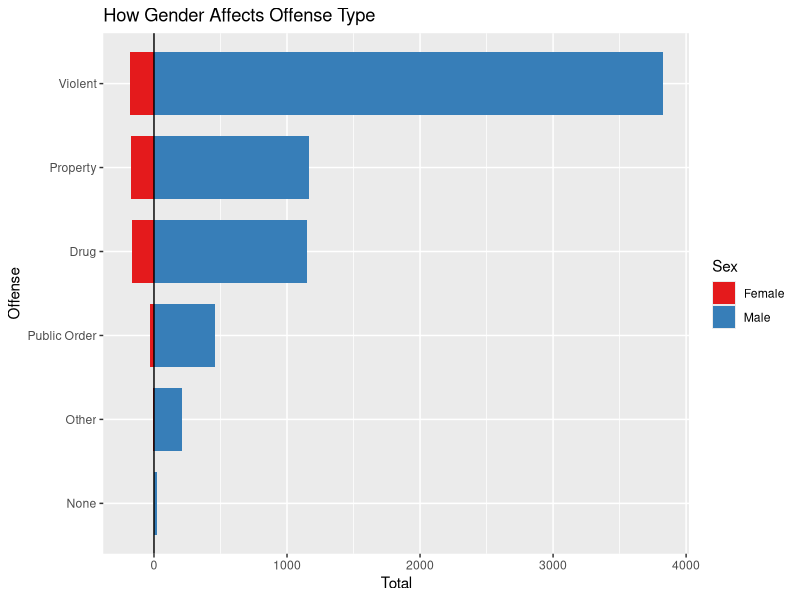
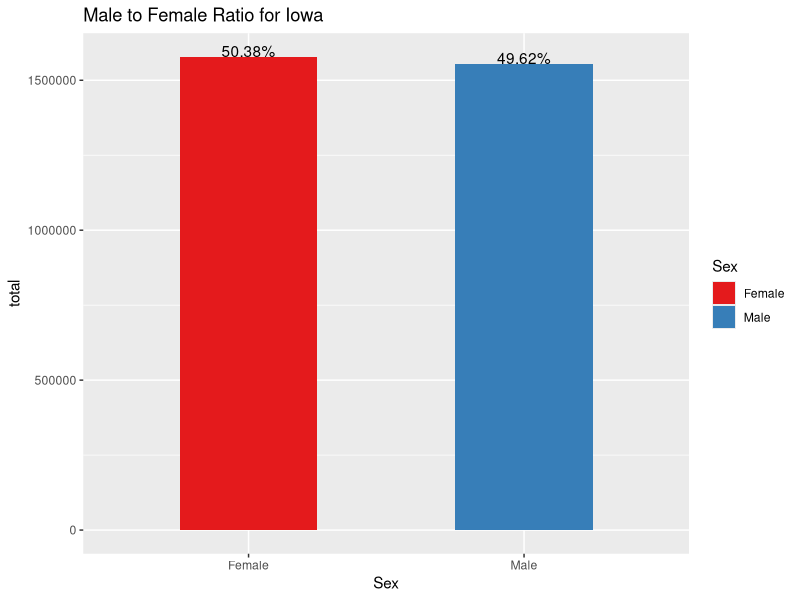
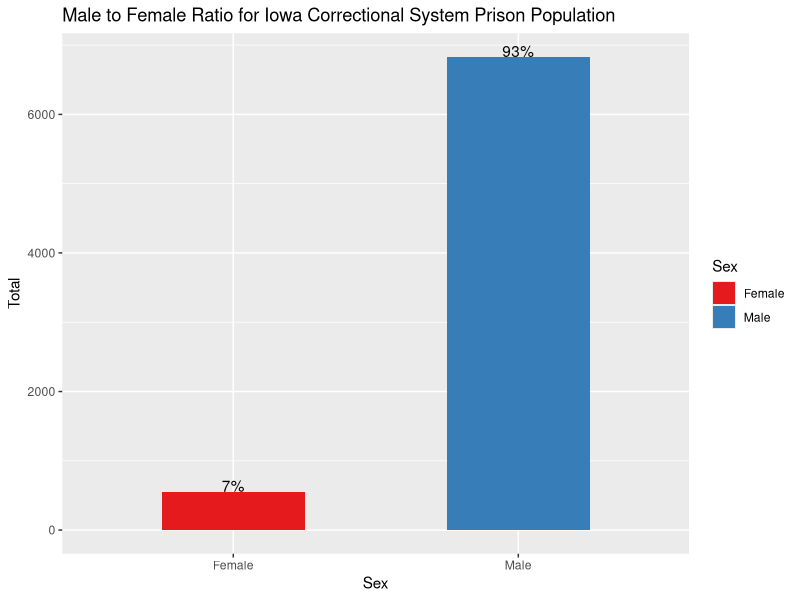
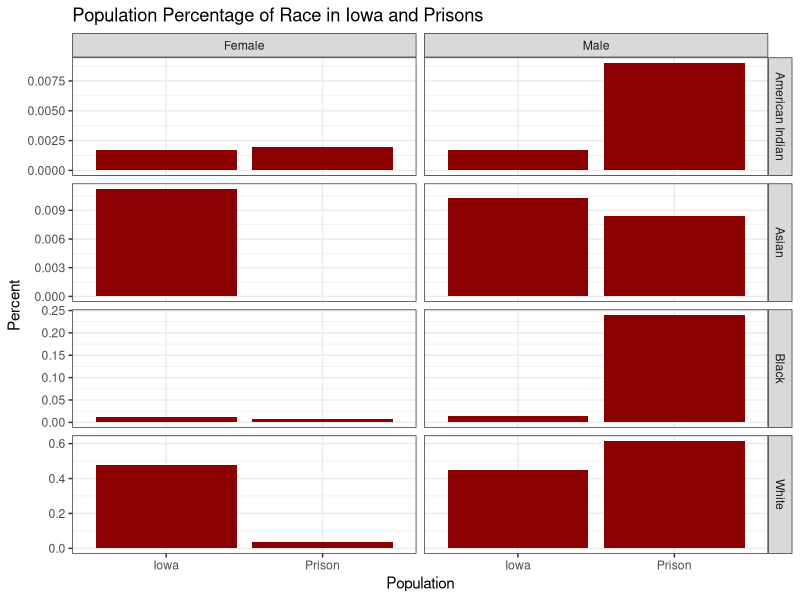
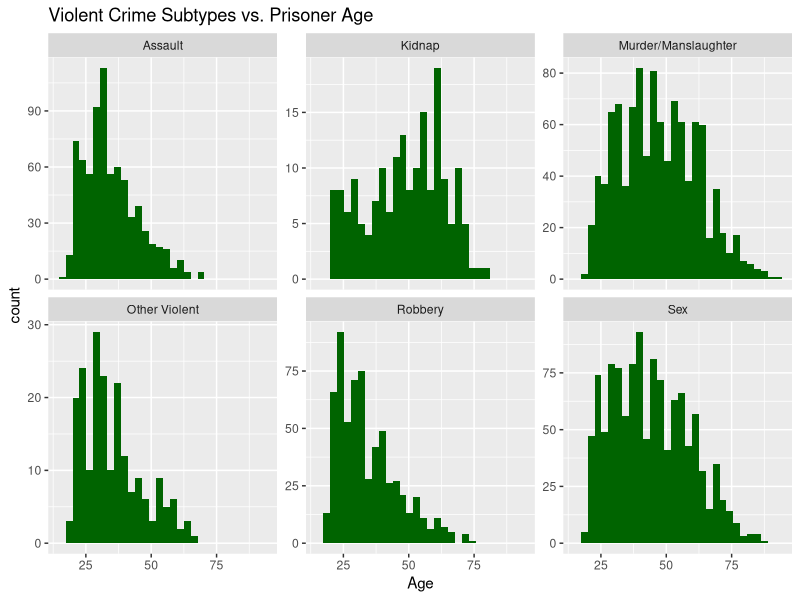
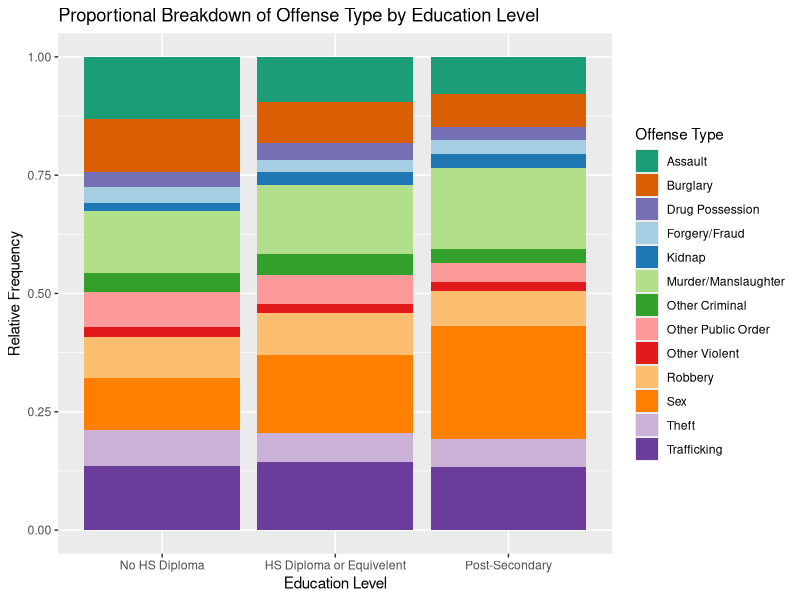
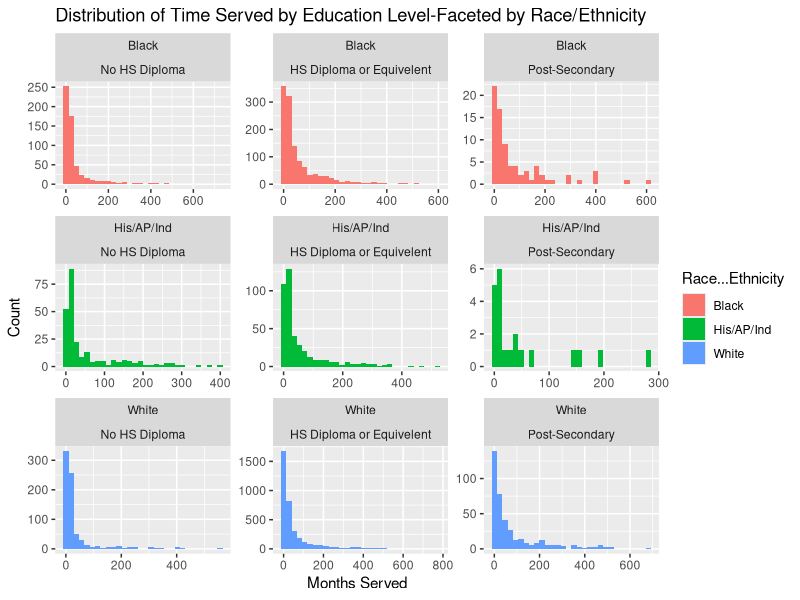
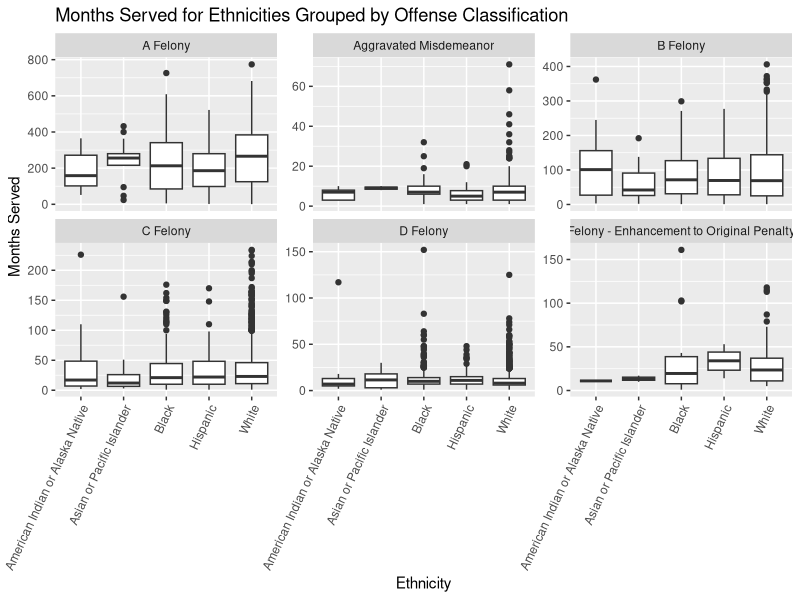

Source code (R) for these figures, in order:
## ---- chunk 1
knitr::opts_chunk$set(echo = TRUE)
## ---- chunk 2
library(dplyr)
library(lubridate)
library(tidyverse)
library(RColorBrewer)
library(ggrepel)
library(scales)
data <- readr::read_csv('Current_Iowa_Correctional_System_Prison_Population.csv')
## ---- chunk 3
offenses <- data%>%
  group_by(`Offense Type`, Sex)%>%
  summarise(Total = n(), .groups = 'drop')
offenses <- offenses %>%
  mutate(Total = ifelse(Sex == "Male",Total,-1*Total))
breaks_values <- pretty(offenses$Total)
ggplot(data = offenses, aes(x=reorder(`Offense Type`, Total), y = Total, fill=Sex))+
  geom_bar(stat = "identity", width = 0.75)+
  coord_flip()+
  scale_y_continuous(breaks = breaks_values, labels = abs(breaks_values))+ 
  scale_fill_brewer(palette = "Set1")+
  geom_hline(yintercept = 0)+
  ggtitle("How Gender Affects Offense Type")+
  xlab("Offense")
## ---- chunk 4
genderInIA <- readr::read_csv('IowaData.csv', col_types = cols())
genderInIA <- genderInIA%>%
  rename(Male = S0101_C03_001E, Female = S0101_C05_001E)%>%
  select(Male, Female)
keep = c(FALSE, TRUE)
genderInIA <- genderInIA[keep,]
genderInIA$Male <- as.numeric(genderInIA$Male)
genderInIA$Female <- as.numeric(genderInIA$Female)

genderInIA <- genderInIA %>%
  pivot_longer(cols = c(Male, Female), names_to = "Sex", values_to = "total")%>%
  mutate(Percent = label_percent()(total/sum(total)))
  
genderInPrison <- data%>%group_by(Sex)%>%
  summarise(Total=n(), .groups = 'drop')%>%
  mutate(Percent = label_percent()(Total/sum(Total)))

ggplot(genderInIA, aes(x=Sex, y=total, fill=Sex))+
  geom_bar(stat='identity', width = .5)+ 
  scale_fill_brewer(palette = "Set1")+
  ggtitle("Male to Female Ratio for Iowa")+
  geom_text(aes(label=Percent), vjust=0)

ggplot(genderInPrison, aes(x=Sex, y=Total, fill=Sex))+
  geom_bar(stat='identity', width = .5)+ 
  scale_fill_brewer(palette = "Set1")+
  ggtitle("Male to Female Ratio for Iowa Correctional System Prison Population")+
  geom_text(aes(label=Percent), vjust=0)
## ---- chunk 5
##Iowa Data Cleaning/Filtering
IA<-readr::read_csv("Iowa_Population_25_Years_and_Over_by_Sex__Race_and_Educational_Attainment__ACS_5-Year_Estimate_.csv")

IApop<-IA%>%
  filter(Sex%in%c("Male","Female"))

totalIApop<-sum(IApop$`Population Estimate`)

IApop$popPercent<-IApop$`Population Estimate`/totalIApop

filteredIApop<-IApop%>%
  select(Sex, Race, popPercent)

IowaPop<-filteredIApop%>%
  group_by(Sex,`Race`)%>%
  summarize(n=sum(popPercent))

IowaPop$Race<-factor(IowaPop$Race)

levels(IowaPop$Race)<-gsub("White Alone","White",levels(IowaPop$`Race`))
levels(IowaPop$Race)<-gsub("Black or African American Alone","Black",levels(IowaPop$`Race`))
levels(IowaPop$Race)<-gsub("Asian Alone","Asian",levels(IowaPop$`Race`))
levels(IowaPop$Race)<-gsub("American Indian and Alaska Native","American Indian",levels(IowaPop$`Race`))

IowaPop<-IowaPop%>%
  rename(popPercent=n)

##Prison Data Cleaning/Filtering
IAinterval<-interval(ymd('2014/01/01'), ymd('2018/12/31'))

data$`Prison Start Date`<-mdy(data$`Prison Start Date`)

filteredPrison<-data%>%
  filter(Age>24, `Prison Start Date` %within% IAinterval)%>%
  group_by(Sex,`Race & Ethnicity`)%>%
  summarize(n=n())

filteredPrison<-filteredPrison%>%
  ungroup%>%
  add_row(Sex="Female", `Race & Ethnicity`="Asian or Pacific Islander", n=0) 

jailPop<-sum(filteredPrison$n)

filteredPrison$popPercentJail<-filteredPrison$n/jailPop

filteredPrison$`Race & Ethnicity`<-factor(filteredPrison$`Race & Ethnicity`)

levels(filteredPrison$`Race & Ethnicity`)<-gsub("Asian or Pacific Islander","Asian",levels(filteredPrison$`Race & Ethnicity`))
levels(filteredPrison$`Race & Ethnicity`)<-gsub("American Indian or Alaska Native","American Indian",levels(filteredPrison$`Race & Ethnicity`))

filteredPrison<-filteredPrison%>%
  rename(Race=`Race & Ethnicity`)

##Join
join<-IowaPop%>%
  inner_join(filteredPrison)

join<-join%>%
  rename(Prison='popPercentJail', Iowa='popPercent')%>%
  select(-n)

##Pivot Longer
joinLong<-join%>%
  pivot_longer(Prison:Iowa, names_to='Population', values_to='percent')

##Plot
ggplot(data=joinLong, aes(x=Population, weight=percent))+geom_bar(fill="dark red")+facet_grid(Race~Sex, scales='free_y')+ylab('Percent')+ggtitle('Population Percentage of Race in Iowa and Prisons')+theme_bw()
## ---- chunk 6
violent<-data%>%
  filter(`Offense Type`=="Violent")

ggplot(data=violent, aes(x=Age))+geom_histogram(fill="dark green")+facet_wrap(~`Offense Subtype`,scales='free_y')+ggtitle('Violent Crime Subtypes vs. Prisoner Age')
## ---- chunk 7
prisonData <- read.csv('./Current_Iowa_Correctional_System_Prison_Population.csv')
prisonData$Education.Category <- factor(prisonData$Education.Category , levels = c('No HS Diploma','HS Diploma or Equivelent','Post-Secondary'))
prisonData$Education.Category[prisonData$Education.Category == ""] <-NA
prisonData2 <- prisonData %>%
filter(!is.na(Education.Category))
## ---- chunk 8

prisonData2$Offense.Subtype <- as.factor(prisonData2$Offense.Subtype)

prisonData2$Offense.Subtype[prisonData2$Offense.Subtype == 'Stolen Property'] <- 'Theft'
#1 datapoint, similar type of crime
prisonData2$Offense.Subtype[prisonData2$Offense.Subtype == 'Animals'] <- 'Other Violent'
#1 data point, Crime: Animal Torture was judged to belong in Other Violent due to heinousness of crime
prisonData2$Offense.Subtype[prisonData2$Offense.Subtype == 'Prostitution/Pimping'] <- 'Sex' 
#4 data points in this category, sex crime related
prisonData2$Offense.Subtype[prisonData2$Offense.Description == 'BURGLARY 1ST DEGREE'] <- 'Burglary' 
#For analysis, this is more meaningful in the burglary category
prisonData2$Offense.Subtype[prisonData2$Offense.Description == 'ATTEMPT BURGLARY 1ST DEGREE'] <- 'Burglary'
#Grouped with burglarly since the criminal intent was the same 
prisonData2$Offense.Subtype[prisonData2$Offense.Subtype == 'Alcohol']<- 'Other Criminal' 
#1 data point, Other criminal seemed best categorical fit
prisonData2$Offense.Subtype[prisonData2$Offense.Subtype == 'Flight/Escape']<- 'Other Criminal' 
#Only 16 data points, Other criminal seemed best categorical fit
prisonData2$Offense.Subtype[prisonData2$Offense.Subtype == 'Other Drug']<- 'Other Criminal' 
#Only 24 datapoints, Offense description included descriptions such as 'failure to affix Tax Stamp'
prisonData2$Offense.Subtype[prisonData2$Offense.Subtype == 'Vandalism']<- 'Other Criminal' 
#Only 52 datapoints, 
prisonData2$Offense.Subtype[prisonData2$Offense.Subtype == 'Arson']<- 'Other Violent' 
#Only 57 datapoints, barely visible in original plot, moved to Other Violent due to heinousness of crime
prisonData2$Offense.Subtype[prisonData2$Offense.Subtype == 'OWI']<- 'Other Public Order'
prisonData2$Offense.Subtype[prisonData2$Offense.Subtype == 'Traffic']<- 'Other Public Order' 
#Only 60 data points, general offense type already classified as Public Order 
prisonData2$Offense.Subtype[prisonData2$Offense.Subtype == 'Weapons']<- 'Other Public Order' 
#Offense type already classified as public Order and most serious was aggravated misdemeanor 
## ---- chunk 9

prisonData3 <- prisonData2 %>%
  filter(!Offense.Subtype %in% c('Arson','Alcohol', 'Animals','Flight/Escape', 'None', 'Other Drug','OWI','Prostitution/Pimping','Stolen Property','Traffic', 'Vandalism','Weapons'))

plotColors = c((brewer.pal(name="Dark2", n = 1)), brewer.pal(name="Paired", n = 12))

ggplot(data = prisonData3, aes(x = Education.Category, fill = Offense.Subtype)) + geom_bar(position = 'fill') + scale_fill_manual(values = plotColors, name = 'Offense Type') + ggtitle('Proportional Breakdown of Offense Type by Education Level') + xlab('Education Level') + ylab('Relative Frequency')

## ---- chunk 10
prisonData5 <-prisonData2

prisonData5$Race...Ethnicity[prisonData5$Race...Ethnicity == 'Hispanic'] <-'His/AP/Ind' 
prisonData5$Race...Ethnicity[prisonData5$Race...Ethnicity == 'American Indian or Alaska Native'] <-'His/AP/Ind' 
prisonData5$Race...Ethnicity[prisonData5$Race...Ethnicity == 'Asian or Pacific Islander'] <-'His/AP/Ind'

prisonData5a <- prisonData5
prisonData5$Race...Ethnicity <- as.factor(prisonData5$Race...Ethnicity)


ggplot(data = prisonData5, aes(x = Months.Served, fill = Race...Ethnicity)) + geom_histogram(position = 'stack') + facet_wrap(Race...Ethnicity~Education.Category, scales = 'free') + ggtitle('Distribution of Time Served by Education Level-Faceted by Race/Ethnicity') + xlab('Months Served') + ylab('Count')

## ---- chunk 11
# Loading and Cleaning

df <- read.csv('Current_Iowa_Correctional_System_Prison_Population.csv')

df <- df %>%
  filter(Prison.Admission.Type == "New Admit New Sentence" & Offense.Classification != "None" & Offense.Classification != "Felony - Mandatory Minimum" & Offense.Classification != "Simple Misdemeanor" & Offense.Classification != "Serious Misdemeanor" & Offense.Classification != "Other Felony")

# Plotting

ggplot(df, aes(x = Race...Ethnicity, y = Months.Served)) +
  geom_boxplot() + facet_wrap(~Offense.Classification, scales = "free_y") +
  theme(axis.text.x = element_text(angle = 65, vjust = 1, hjust = 1)) +
  labs(x = "Ethnicity", y = "Months Served", title = "Months Served for Ethnicities Grouped by Offense Classification")
## ---- chunk 12
# Loading and Cleaning

df <- read.csv('Current_Iowa_Correctional_System_Prison_Population.csv')

df <- df %>%
  filter(Prison.Admission.Type != "New Admit New Sentence" & Prison.Admission.Type != "Other")
df$Education.Category <- replace(df$Education.Category, df$Education.Category == "", NA) 

# Plotting

ggplot(df, aes(x = Age)) +
  geom_histogram() +
  labs(x = "Age", y = "Count", title = "Age Distribution of Reoffenders")

ggplot(df, aes(x = Race...Ethnicity)) +
  geom_bar() +
  labs(x = "Race/Ethnicity", y = "Count", title = "Total Reoffenders by Race/Ethnicity") +
  theme(axis.text.x = element_text(angle = 65, vjust = 1, hjust = 1))

ggplot(df, aes(x = Education.Category)) +
  geom_bar() +
  labs(x = "Education Category", y = "Count", title = "Total Reoffenders by Education Category")

ggplot(df, aes(x = Offense.Type)) +
  geom_bar() +
  labs(x = "Offense Type", y = "Count", title = "Total Reoffenders by Offense Type")

ggplot(df, aes(x = Offense.Subtype)) +
  geom_bar() +
  theme(axis.text.x = element_text(angle = 45, vjust = 1, hjust = 1)) +
  labs(x = "Offense Subtype", y = "Count", title = "Total Reoffenders by Offense Subtype")

ra <- df %>%
  group_by(interaction(Race...Ethnicity, Offense.Type, sep = " . ")) %>%
  summarize(n = n()) %>%
  rename(total = "n") %>%
  separate('interaction(Race...Ethnicity, Offense.Type, sep = " . ")', into = c("Race...Ethnicity", "Offense_Type"), sep = " . ")

ggplot(ra, aes(x = Race...Ethnicity, y = total, fill = Offense_Type)) +
  geom_bar(position="stack", stat="identity") +
  labs(x = "Race/Ethnicity", y = "Count", title = "Offense Type Totals by Race/Ethnicity") +
  theme(axis.text.x = element_text(angle = 50, vjust = 1, hjust = 1))
